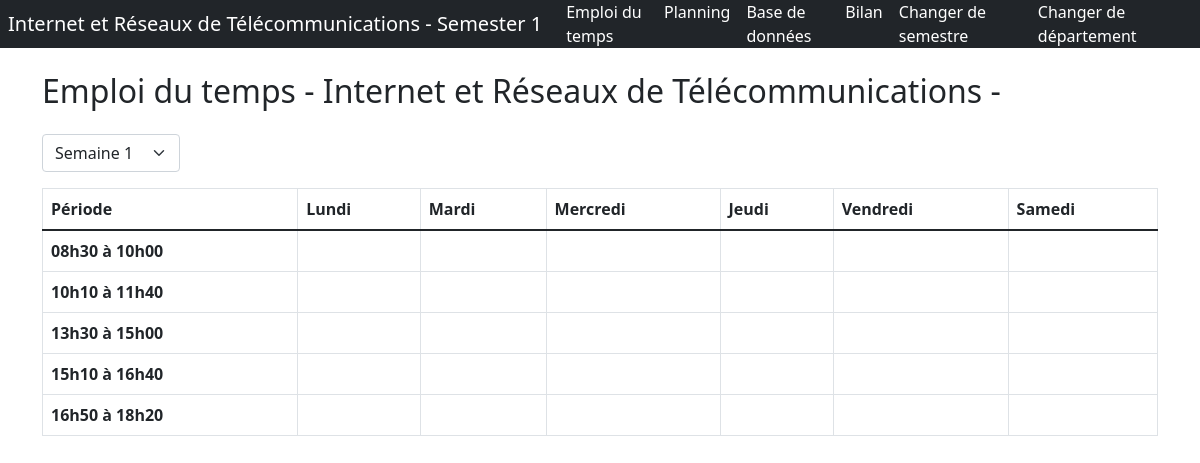
Screenshot of /IRT/S1/schedule/ with the database file from the repository.
### schedule/models.py (models this page shows, shortened)
class Department(models.Model):
    code = models.CharField(max_length=10, primary_key=True)  # e.g., IRT, GM
    name = models.CharField(max_length=100)  # e.g., Informatique, Réseaux et Télécommunications

class Semester(models.Model):
    SEMESTER_CHOICES = [
        ('S1', 'Semester 1'),
        ('S2', 'Semester 2'),
        ('S3', 'Semester 3'),
        ('S4', 'Semester 4'),
    ]
    code = models.CharField(max_length=2, choices=SEMESTER_CHOICES)
    department = models.ForeignKey(Department, on_delete=models.CASCADE, related_name='semesters')
    class Meta:
        unique_together = ('code', 'department')

### schedule/views.py (the view)
# urls.py: path('<str:department_code>/<str:semester_code>/schedule/', views.view_schedule, name='schedule'),
def view_schedule(request, department_code, semester_code):
    department = get_object_or_404(Department, code=department_code)
    semester = get_object_or_404(Semester, department=department, code=semester_code)
    courses = Course.objects.filter(department=department, semester=semester)
    professors = Professor.objects.all()
    rooms = Room.objects.all()
    course_assignments = CourseAssignment.objects.filter(course__in=courses)
    time_slots = TimeSlot.objects.filter(course_assignment__in=course_assignments)
    schedule_data = []
    for slot in time_slots:
        professor_name = slot.course_assignment.professor.name if slot.course_assignment.professor else 'Non assigné'
        schedule_data.append({
            'day': slot.day,
            'period': slot.period,
            'week': slot.week,
            'course': slot.course_assignment.course.code,
            'professor': professor_name,
            'type': slot.course_assignment.type,
            'room': slot.course_assignment.room.number if slot.course_assignment.room else ''
        })
    context = {
        'department': department,
        'semester': semester,
        'courses': courses,
        'professors': professors,
        'rooms': rooms,
        'schedule_data': json.dumps(schedule_data),
        'days': TimeSlot.DAYS,
        'periods': TimeSlot.PERIODS,
        'weeks': range(1, 17)
    }
    return render(request, 'schedule/schedule.html', context)

### schedule/templates/schedule/schedule.html (shortened to what this page needs)
{% extends 'schedule/base.html' %}
{% block content %}
<div class="container-fluid">
    <div class="row mb-3">
        <div class="col">
            <h2>Emploi du temps - {{ department.name }} - {{ semester.name }}</h2>
        </div>
    </div>
    <div class="row mb-3">
        <div class="col-auto">
            <select class="form-select" id="weekSelect">
                {% for week in weeks %}
                <option value="{{ week }}">Semaine {{ week }}</option>
                {% endfor %}
            </select>
        </div>
    </div>
    <div class="table-responsive">
        <table class="table table-bordered">
            <thead>
                <tr>
                    <th>Période</th>
                    {% for day in days %}
                    <th>{{ day.1 }}</th>
                    {% endfor %}
                </tr>
            </thead>
            <tbody>
                {% for period in periods %}
                <tr>
                    <th>{{ period.1 }}</th>
                    {% for day in days %}
                    <td id="cell_{{ day.0 }}_{{ period.0 }}"
                        data-day="{{ day.0 }}"
                        data-period="{{ period.0 }}">
                    </td>
                    {% endfor %}
                </tr>
                {% endfor %}
            </tbody>
        </table>
    </div>
</div>
{% endblock %}

### schedule/templates/schedule/base.html (shortened to what this page needs)
<!DOCTYPE html>
<html lang="fr">
<head>
    <link href="https://cdn.jsdelivr.net/npm/bootstrap@5.1.3/dist/css/bootstrap.min.css" rel="stylesheet">
    <link rel="stylesheet" href="https://cdn.jsdelivr.net/npm/bootstrap-icons@1.7.2/font/bootstrap-icons.css">
</head>
<body>
    <nav class="navbar navbar-expand-lg navbar-dark bg-dark">
        <div class="container-fluid">
            {% if department %}
                <a class="navbar-brand" href="{% url 'department_select' %}">{{ department.name }}{% if semester %} - {{ semester.get_code_display }}{% endif %}</a>
                <div class="collapse navbar-collapse" id="navbarNav">
                    <ul class="navbar-nav">
                        {% if semester %}
                        <li class="nav-item">
                            <a class="nav-link" href="{% url 'schedule' department.code semester.code %}">Emploi du temps</a>
                        </li>
                        <li class="nav-item">
                            <a class="nav-link" href="{% url 'plan' department.code semester.code %}">Planning</a>
                        </li>
                        <li class="nav-item">
                            <a class="nav-link" href="{% url 'database' department.code semester.code %}">Base de données</a>
                        </li>
                        <li class="nav-item">
                            <a class="nav-link" href="{% url 'bilan' department.code semester.code %}">Bilan</a>
                        </li>
                        {% endif %}
                    </ul>
                    <ul class="navbar-nav ms-auto">
                        <li class="nav-item">
                            <a class="nav-link" href="{% url 'semester_select' department.code %}">Changer de semestre</a>
                        </li>
                        <li class="nav-item">
                            <a class="nav-link" href="{% url 'department_select' %}">Changer de département</a>
                        </li>
                    </ul>
                </div>
            {% else %}
                <a class="navbar-brand" href="{% url 'department_select' %}">Emploi du temps</a>
            {% endif %}
        </div>
    </nav>
    <div class="container mt-4">
        {% block content %}{% endblock %}
    </div>
</body>
</html>

### schedule/templates/schedule/base.html (style rules this page uses)
html, body { margin: 0; padding: 0; overflow: hidden; width: 100vw; height: 100vh; }
.navbar { padding: 0.25rem 0.5rem; height: 48px; margin: 0; border: none; }
.container-fluid { padding: 0 !important; margin: 0 !important; max-width: none !important; }
:root { --primary-color: #2c3e50; --secondary-color: #3498db; --accent-color: #e74c3c; }
.navbar { background-color: var(--primary-color); }
.navbar-brand, .nav-link { color: white !important; }

### rows the page displays
Department: name "Internet et Réseaux de Télécommunications"
Semester: code "Semester 1"

### other values shown
{{ day.1 }} "Lundi" "Mardi" "Mercredi" "Jeudi" "Vendredi" "Samedi"
{{ period.1 }} "08h30 à 10h00" "10h10 à 11h40" "13h30 à 15h00" "15h10 à 16h40" "16h50 à 18h20"
